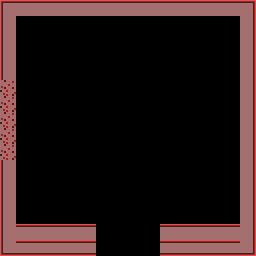

The image is a tile-based game level rendered from a .tmx file. Its description and source (layers, tilesets, objects; grid data summarised) follow:
An orthogonal 16x16 tile map with 16x16 px tiles, 1 tile layer (Tile Layer 1) and 1 object (teleport).

<map version="1.0" orientation="orthogonal" width="16" height="16" tilewidth="16" tileheight="16">
 <tileset firstgid="1" name="Tiles" tilewidth="16" tileheight="16">
  <image source="ccbResources/Tiles.png" width="800" height="600" />
 </tileset>
 <layer name="Tile Layer 1" width="16" height="16">
  <data>[256 cells, 66 non-empty, 10 distinct tile ids]</data>
 </layer>
 <objectgroup name="objects" width="16" height="16">
  <object name="tele" type="teleport" x="84" y="225" width="86" height="14">
   <properties>
    <property name="direction" value="down" />
   </properties>
  </object>
 </objectgroup>
</map>
